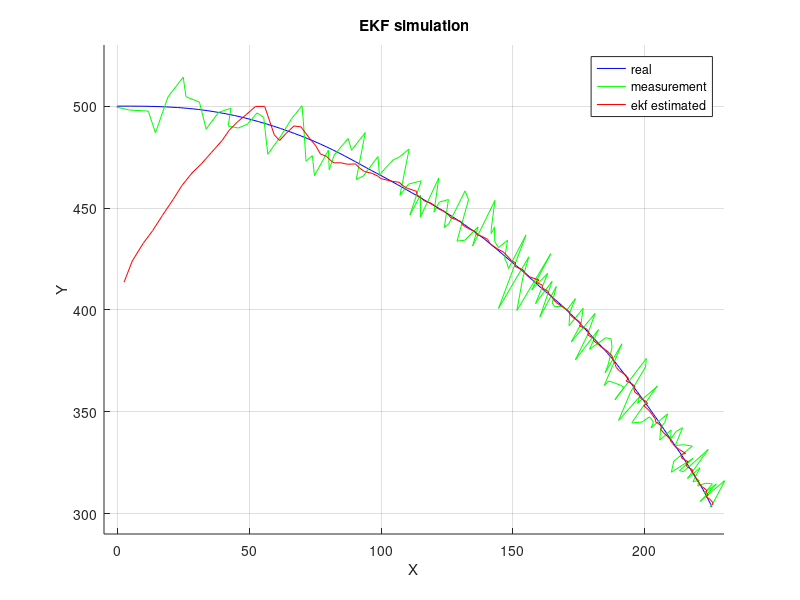
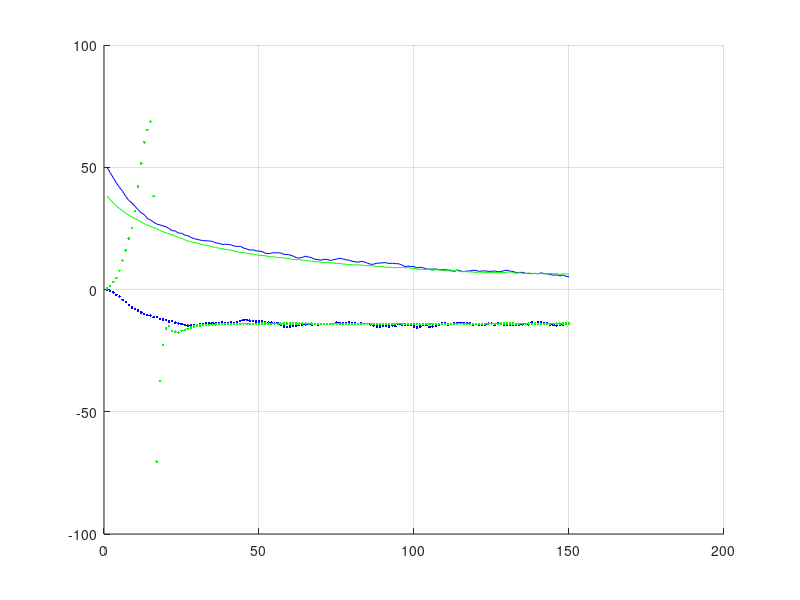

Reproduce these figures in MATLAB, in order.
close all;
clear all;
%%  真实轨迹模拟
kx = .01;   ky = .05;       % 阻尼系数
g = 9.8;                    % 重力
t = 15;                     % 仿真时间
Ts = 0.1;                   % 采样周期 
len = fix(t/Ts);            % 仿真步数
dax = 3; day = 3;       % 系统噪声
X = zeros(len,4); 
X(1,:) = [0, 50, 500, 0]; % 状态模拟的初值
for k=2:len
    x = X(k-1,1); vx = X(k-1,2); y = X(k-1,3); vy = X(k-1,4); 
    x = x + vx*Ts;
    vx = vx + (-kx*vx^2+dax*randn(1,1))*Ts;
    y = y + vy*Ts;
    vy = vy + (ky*vy^2-g+day*randn(1))*Ts;
    X(k,:) = [x, vx, y, vy];
end
%%  构造量测量
dr = 8;  dafa = 0.1;        % 量测噪声
for k=1:len
    r = sqrt(X(k,1)^2+X(k,3)^2) + dr*randn(1,1);
    a = atan(X(k,1)/X(k,3))*57.3 + dafa*randn(1,1);
    Z(k,:) = [r, a];
end
%% ekf 滤波
Qk = diag([0; dax/10; 0; day/10])^2;
Rk = diag([dr; dafa])^2;
Pk = 10*eye(4);
Pkk_1 = 10*eye(4);
x_hat = [0,40,400,0]';
X_est = zeros(len,4);
x_forecast = zeros(4,1);
z = zeros(4,1);
for k=1:len
    % 1 状态预测    
    x1 = x_hat(1) + x_hat(2)*Ts;
    vx1 = x_hat(2) + (-kx*x_hat(2)^2)*Ts;
    y1 = x_hat(3) + x_hat(4)*Ts;
    vy1 = x_hat(4) + (ky*x_hat(4)^2-g)*Ts;
    x_forecast = [x1; vx1; y1; vy1];        %预测值
    % 2  观测预测
    r = sqrt(x1*x1+y1*y1);
    alpha = atan(x1/y1)*57.3;
    y_yuce = [r,alpha]';
    %  状态矩阵
    vx = x_forecast(2);  vy = x_forecast(4);
    F = zeros(4,4);
    F(1,1) = 1;  F(1,2) = Ts;
    F(2,2) = 1-2*kx*vx*Ts;
    F(3,3) = 1;  F(3,4) = Ts;
    F(4,4) = 1+2*ky*vy*Ts;
    Pkk_1 = F*Pk*F'+Qk;
    % 观测矩阵
    x = x_forecast(1); y = x_forecast(3);
    H = zeros(2,4);
    r = sqrt(x^2+y^2);  xy2 = 1+(x/y)^2;
    H(1,1) = x/r;  H(1,3) = y/r;
    H(2,1) = (1/y)/xy2;  H(2,3) = (-x/y^2)/xy2;
    
    Kk = Pkk_1*H'*(H*Pkk_1*H'+Rk)^-1;       %计算增益
    x_hat = x_forecast+Kk*(Z(k,:)'-y_yuce);      %校正
    Pk = (eye(4)-Kk*H)*Pkk_1;
    X_est(k,:) = x_hat;
end
%% 
figure, hold on, grid on;
plot(X(:,1),X(:,3),'-b');
plot(Z(:,1).*sin(Z(:,2)*pi/180), Z(:,1).*cos(Z(:,2)*pi/180),'g');
plot(X_est(:,1),X_est(:,3), 'r');
xlabel('X'); 
ylabel('Y'); 
title('EKF simulation');
legend('real', 'measurement', 'ekf estimated');
axis([-5,230,290,530]);
figure, hold on, grid on;
plot(X(:,2),'-b');
plot(X_est(:,2),'-g');
plot(X(:,4),'.b');
plot(X_est(:,4),'.g');
